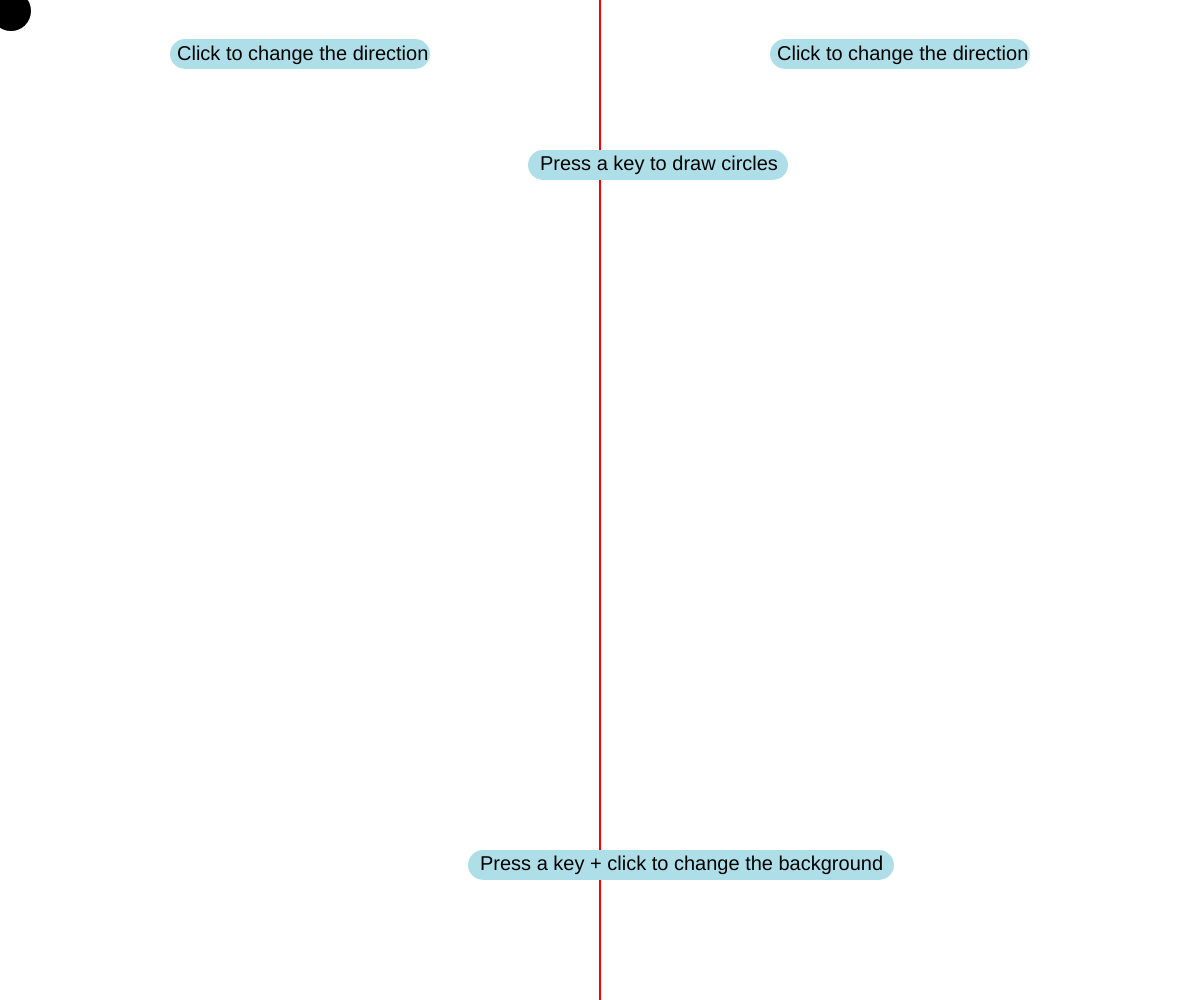
Frame 1 (no input)
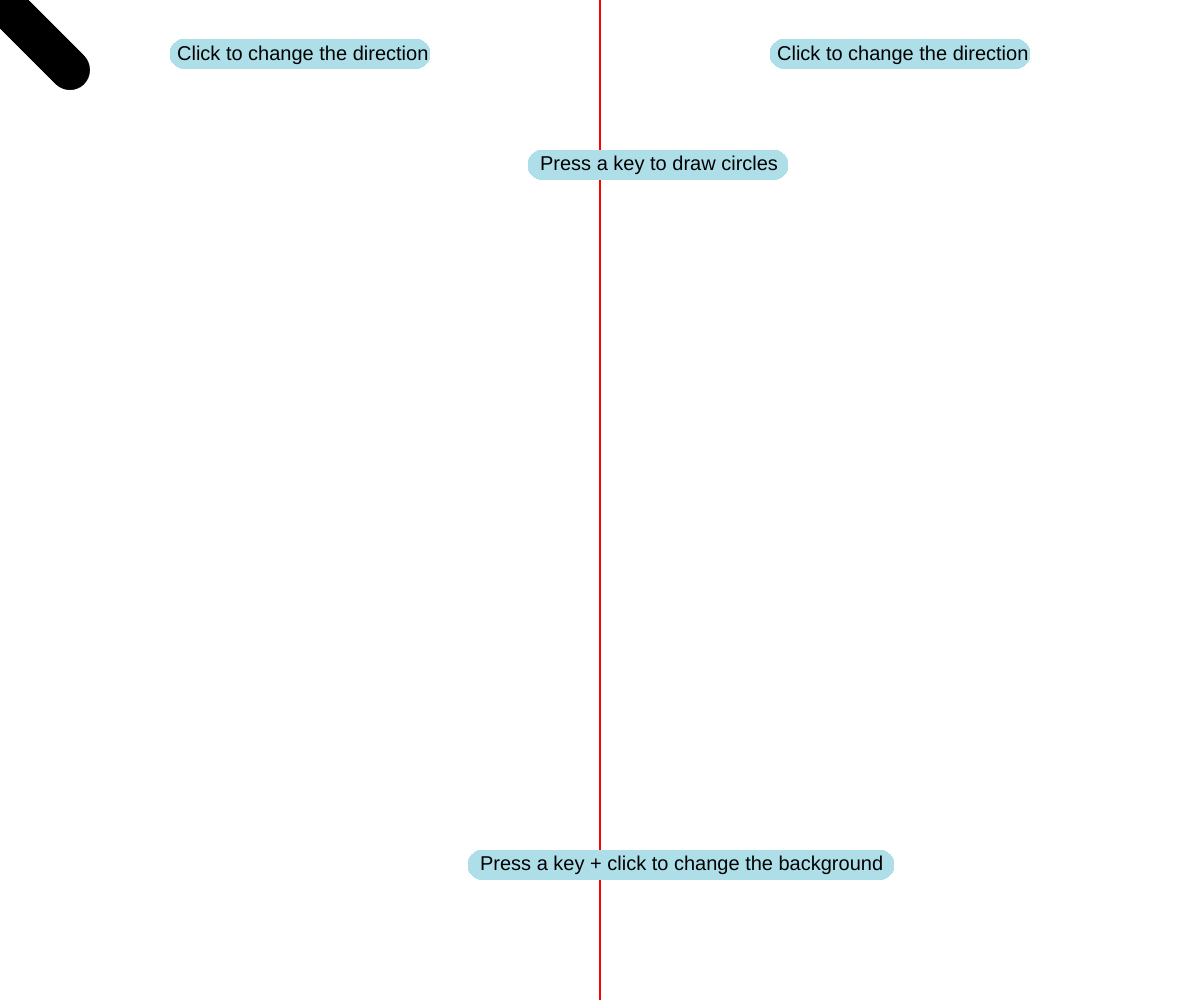
Frame 60 (no input)
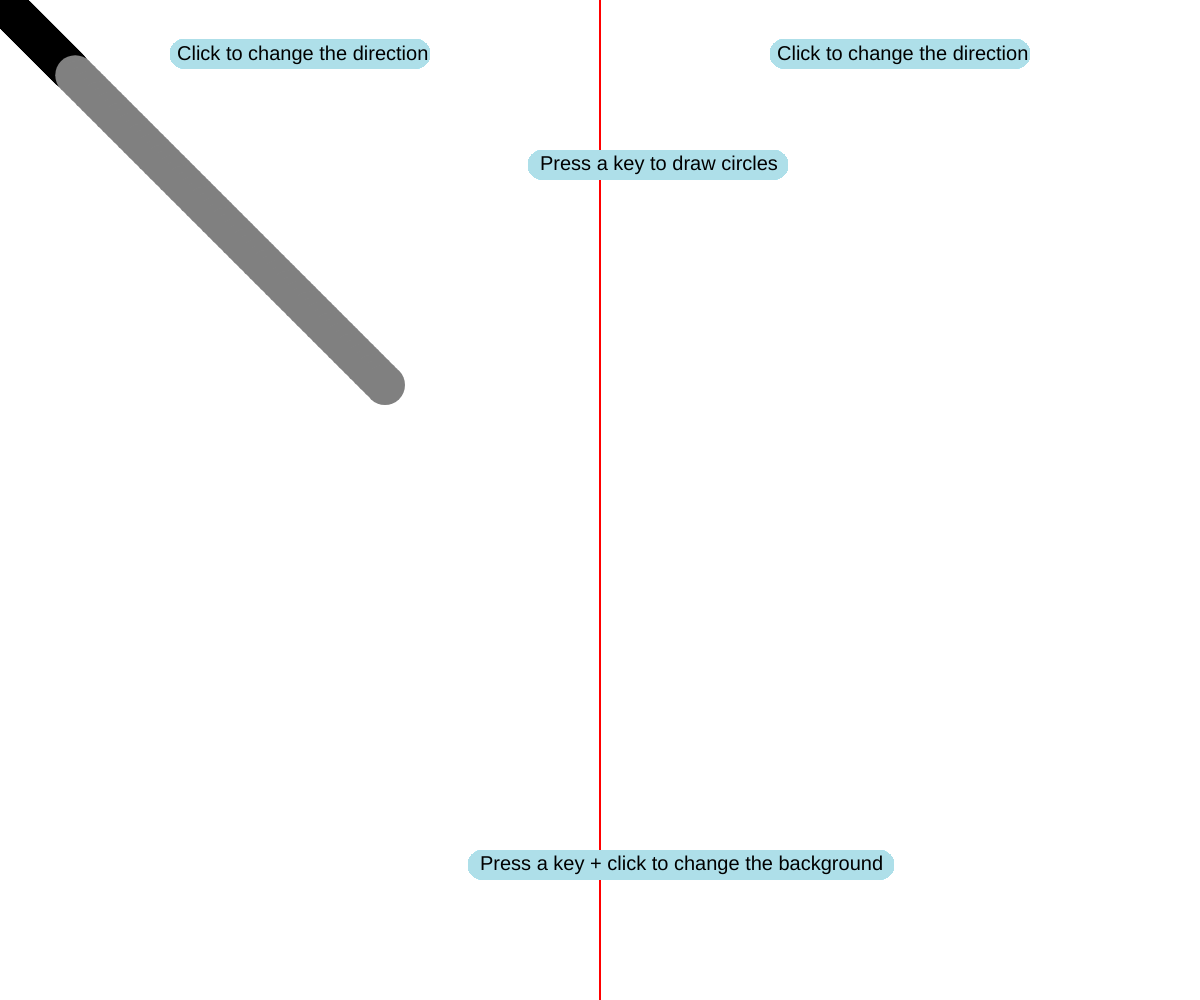
Frame 120 (the mouse pressed at the canvas centre since frame 60)

The p5.js sketch that drew these frames (run headless with seeded random() and noise() and a simulated clock; from frame 60 on, the mouse is pressed at the canvas centre):

// p5.js sketch
// ── sketch.js
//define a variable (to assign the color)
var col = 0;
//define the object ball
var ball = {};
//assign qualities to the object
ball.width = 40;
ball.x = 10;
ball.y = 10;
ball.delta_x = 1;
ball.delta_y = 1;
ball.scale_x = 1;
ball.scale_y = 1;

function setup() {
    //creates the canvas
    createCanvas(windowWidth, windowHeight);
    //set the background color
    background(255);
}

//declare avarible (set a value for the keyIsPressed() function)
var value = 0;

function draw() {

    //the x is incremented
    ball.x += ball.delta_x * ball.scale_x;
    //the y is incremented
    ball.y += ball.delta_y * ball.scale_y;

    //first condition. If the position of the ball in the x axis is greater or equal than the width or, if the position of the ball in the x axis is less or equal than 0, it activates the following action
    if (ball.x >= width || ball.x <= 0) {
        //the ball.delta_x is assigned with the opposite value, if it is possitve, it changes to negative, or vice versa
        ball.delta_x = -1 * ball.delta_x;
    }
    //if the position of the ball in y axis is greater or equal than the height, or if the position of the ball is less or equal to 0, it activates the following action
    if (ball.y >= height || ball.y <= 0) {
      //the ball.delta_x is assigned with the opposite value, if it is possitve, it changes to negative, or vice versa
        ball.delta_y = -1 * ball.delta_y;
    }

    col = map ( mouseX, 0, width, 0, 255 );
    //set the shape color
    fill(col);
    //remove the stroke
    noStroke();
    //draw the ellipse
    ellipse(ball.x, ball.y, ball.width, ball.width);

    //if a key is pressed it activates the following actiom
    if (keyIsPressed === true) {
      //remove the fill
      noFill();
      //set the strokeWeight a random value (max 5)
      strokeWeight( random(5) );
      //assign a random color to the stroke
      stroke( random(256), random(256), random(256), random(150));
      //draw the shape
      ellipse( random(width), random(height), 50, 50);
    }

    //draw a line to divide the sreen
    stroke('red');
    strokeWeight(2);
    line( windowWidth / 2, 0, windowWidth / 2, height );

    //all the text and the blue rectangles
    noStroke();
    fill ('rgb(174, 223, 233)');
    rect( width * 0.25 - 130, 39, 260, 30, 50);

    fill ( 0 );
    textSize ( 20 );
    text( "Click to change the direction", width * 0.25 - 123, 60);

    noStroke();
    fill ('rgb(174, 223, 233)');
    rect( width * 0.75 - 130, 39, 260, 30, 50);

    fill ( 0 );
    textSize ( 20 );
    text( "Click to change the direction", width * 0.75 - 123, 60);

    noStroke();
    fill ('rgb(174, 223, 233)');
    rect( width * 0.44, height * 0.15, 260, 30, 50);

    fill ( 0 );
    textSize ( 20 );
    text( "Press a key to draw circles", width * 0.45, height * 0.15 + 20);

    noStroke();
    fill ('rgb(174, 223, 233)');
    rect( width * 0.39 , height * 0.85, 426, 30, 50);

    fill ( 0 );
    textSize ( 20 );
    text( "Press a key + click to change the background", width * 0.4, height * 0.85 + 20);
}

// it activates when the mouse is pressed (only one time, to keep the action while the mouse is pressed the function that we need is mouseIsPressed)
function mousePressed() {

  // if the position of the mouse in the x axis is greater or equal to the half of the width it activates the following actions
  if( mouseX >= width / 2) {
    //creates a map and change the speed and the direction of the ball
    ball.scale_x = map(mouseX, 0, width, 0.5, 10);
    ball.scale_y = map(mouseY, 0, height, 0.5, 10);

    //if not it activates the following actions
} else {
  //creates a map and change the speed and the direction of the ball
  ball.scale_x = map(mouseX, 10, width, 2, 5);
  ball.scale_y = map(mouseY, 10, height, 2, 5);
}

//if a key (and the mouse) is pressed it activates the following action
if(keyIsPressed === true){
  //it set a random color for the background
  background(random(256), random(256), random(256));
}
}
